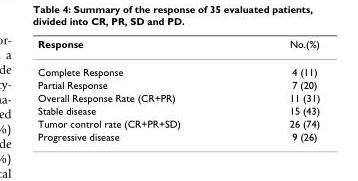
#> input picture PMC497044_table_3.jpg, 358 x 181 px
$ jupyter execute --allow-errors MAIN.ipynb   (shell and % lines are left out)
#> lines starting #> are read from the running program, lines starting #| are printed output that depends on the picture
### anno_tools/tools.py
import os
import shutil
import cv2
import xml.etree.ElementTree as ET
import numpy as np
import random

# [352 lines left out: functions sub_set, get_image_dimensions, xml_to_png, png_to_png_feature_addition, intersection_ano_png, intersection_ano_png2 and 3 more, not called in this run]


def padding_img(image_path, desired_size):

    # Reading the image
    img = cv2.imread(image_path)

    # Resize the image while preserving aspect ratio and adding padding
    height, width = img.shape[:2]
    max_dim = max(height, width)
    ratio = desired_size / max_dim
    new_size = tuple([int(x * ratio) for x in (width, height)])
    resized_img = cv2.resize(img, (new_size[0], new_size[1]))

    # Adding pad to the image to get consistent shape
    pad_w = desired_size - new_size[0]
    pad_h = desired_size - new_size[1]
    top, bottom = pad_h // 2, pad_h - (pad_h // 2)
    left, right = pad_w // 2, pad_w - (pad_w // 2)
    padded_img = cv2.copyMakeBorder(resized_img, top, bottom, left, right, cv2.BORDER_CONSTANT, value=[0, 0, 0])

    # Convert the padded image to grayscale using OpenCV


    return padded_img

### MAIN.ipynb
[cell 1]
from keras_segmentation.predict import model_from_checkpoint_path
#> (the rest of this cell did not finish here and is left out)

[cell 2]
from tensorflow.keras.utils import plot_model

# Assuming 'model' is your Keras model
#> (the rest of this cell did not finish here and is left out)

[cell 3]
import cv2
image_path="PMC497044_table_3.jpg"
# Reading the image
img = cv2.imread(image_path)
#> img is the input picture: shape (181, 358, 3); min 0, max 255, mean 240
desired_size=512
# Resize the image while preserving aspect ratio and adding padding
height, width = img.shape[:2]
#> height = 181; width = 358
max_dim = max(height, width)
#> max_dim = 358
ratio = desired_size / max_dim
#> ratio = 1.43
new_size = tuple([int(x * ratio) for x in (width, height)])
#> new_size = (512, 258)
resized_img = cv2.resize(img, (new_size[0], new_size[1]))
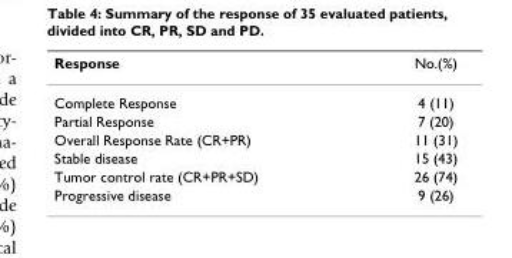
#> resized_img: shape (258, 512, 3); min 0, max 255, mean 239.9

# Adding pad to the image to get consistent shape
pad_w = desired_size - new_size[0]
#> pad_w = 0
pad_h = desired_size - new_size[1]
#> pad_h = 254
top, bottom = pad_h // 2, pad_h - (pad_h // 2)
#> top = 127; bottom = 127
left, right = pad_w // 2, pad_w - (pad_w // 2)
#> left = 0; right = 0
z = cv2.copyMakeBorder(resized_img, top, bottom, left, right, cv2.BORDER_CONSTANT, value=[0, 0, 0])
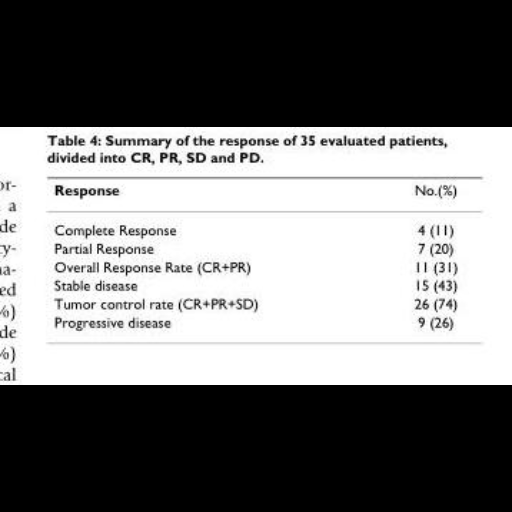
#> z: shape (512, 512, 3); min 0, max 255, mean 120.9
print(top,bottom,left,right)
#| 127 127 0 0

[cell 4]
import cv2
#> (the rest of this cell did not finish here and is left out)

[cell 5]
import numpy as np
import cv2

# Load the encoded image data from a file
image_encoded = np.fromfile("PMC497044_table_3.png", dtype=np.uint8)

# Decode the image using cv2.imdecode
image_decoded = cv2.imdecode(image_encoded, cv2.IMREAD_UNCHANGED)

# Initialize variables to store the coordinates of the first non-zero pixel
first_Y = None
first_X = None

# Find the coordinates (i, j) of the first non-zero pixel from the top-left
#> (the rest of this cell did not finish here and is left out)

[cell 6]
from paddleocr import PaddleOCR
import cv2
import os
import pandas as pd

# Initialize the OCR model
#> (the rest of this cell did not finish here and is left out)

[cell 7]
from collections import Counter

# Extract the x values from the bounding boxes
#> (the rest of this cell did not finish here and is left out)

[cell 8]
from collections import Counter

# Extract the y values from the bounding boxes
#> (the rest of this cell did not finish here and is left out)

[cell 9]
from paddleocr import PaddleOCR,draw_ocr
# Paddleocr supports Chinese, English, French, German, Korean and Japanese.
# You can set the parameter `lang` as `ch`, `en`, `french`, `german`, `korean`, `japan`
# to switch the language model in order.
#> (the rest of this cell did not finish here and is left out)

[cell 10]
# [27 lines left out: function intersection_area, not called in this run]

sample=[]
#> (the rest of this cell did not finish here and is left out)

[cell 11]
import numpy as np

# Create an empty NumPy array with the specified number of rows and columns
#> (the rest of this cell did not finish here and is left out)

[cell 12]
from anno_tools.tools import padding_img
#> (the rest of this cell did not finish here and is left out)

$ run again, with PMC1064081_table_0.jpg copied over PMC497044_table_3.jpg
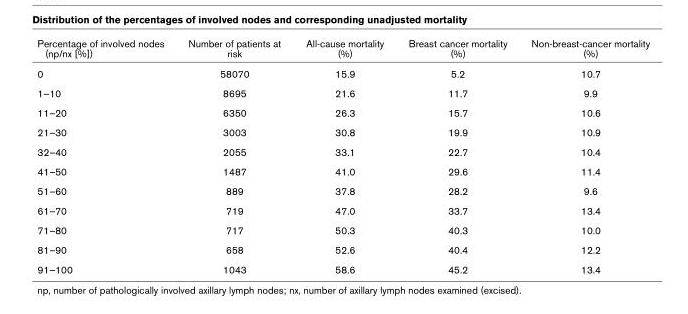
#> input picture PMC1064081_table_0.jpg, 688 x 314 px
#> img is the input picture: shape (314, 688, 3); min 0, max 255, mean 246
#> `resized_img = cv2.resize(img, (new_size[0], new_size[1]))`:
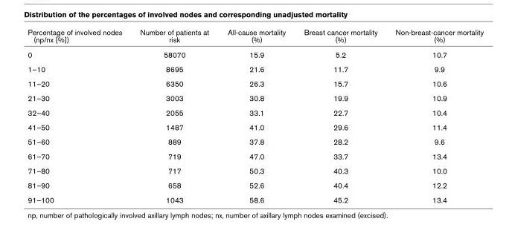
#> resized_img: shape (233, 512, 3); min 1, max 255, mean 246
#> `z = cv2.copyMakeBorder(resized_img, top, bottom, left, right, cv2.BORD..`:
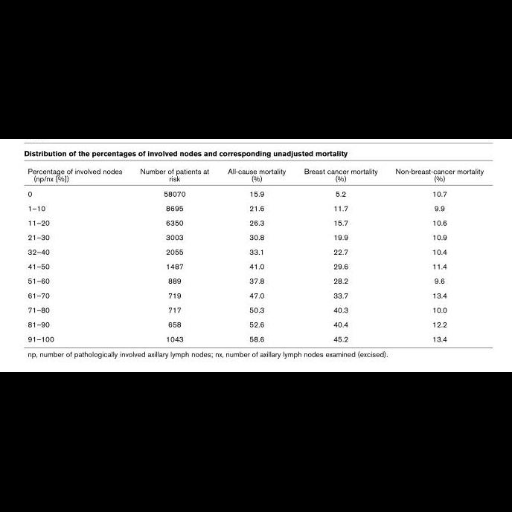
#> z: shape (512, 512, 3); min 0, max 255, mean 111.9
#| 139 140 0 0

$ run again, with PMC1064892_table_0.jpg copied over PMC497044_table_3.jpg
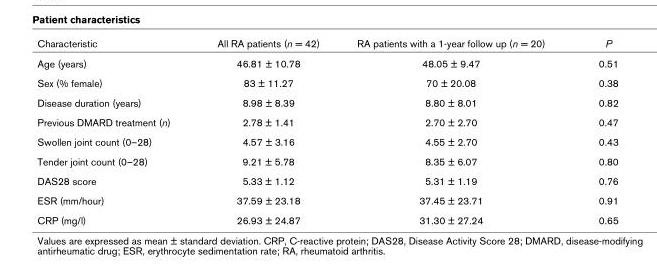
#> input picture PMC1064892_table_0.jpg, 657 x 265 px
#> img is the input picture: shape (265, 657, 3); min 0, max 255, mean 242.7
#> `resized_img = cv2.resize(img, (new_size[0], new_size[1]))`:
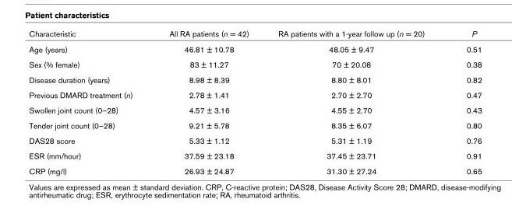
#> resized_img: shape (206, 512, 3); min 2, max 255, mean 242.8
#> `z = cv2.copyMakeBorder(resized_img, top, bottom, left, right, cv2.BORD..`:
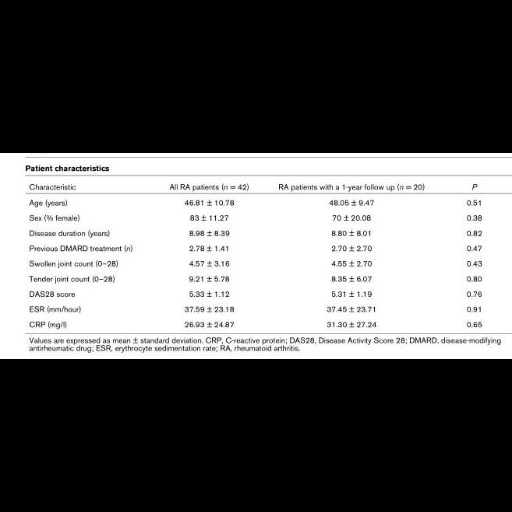
#> z: shape (512, 512, 3); min 0, max 255, mean 97.7
#| 153 153 0 0

$ run again, with PMC1079887_table_2.jpg copied over PMC497044_table_3.jpg
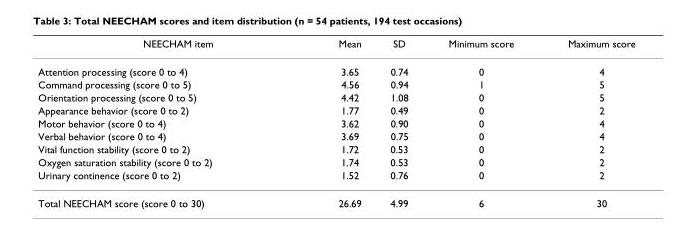
#> input picture PMC1079887_table_2.jpg, 674 x 248 px
#> img is the input picture: shape (248, 674, 3); min 0, max 255, mean 243.7
#> `resized_img = cv2.resize(img, (new_size[0], new_size[1]))`:
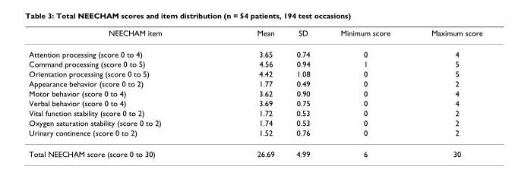
#> resized_img: shape (188, 512, 3); min 4, max 255, mean 243.6
#> `z = cv2.copyMakeBorder(resized_img, top, bottom, left, right, cv2.BORD..`:
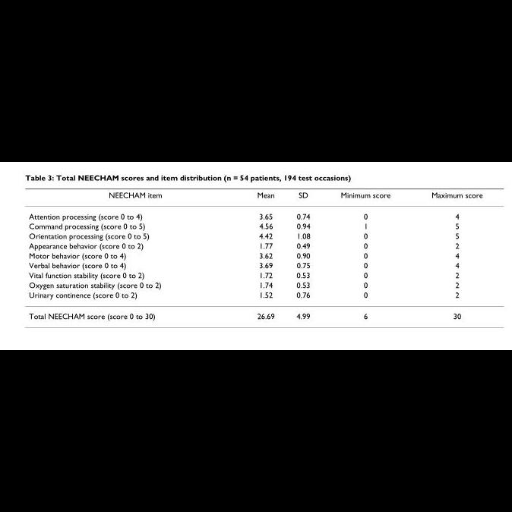
#> z: shape (512, 512, 3); min 0, max 255, mean 89.5
#| 162 162 0 0
